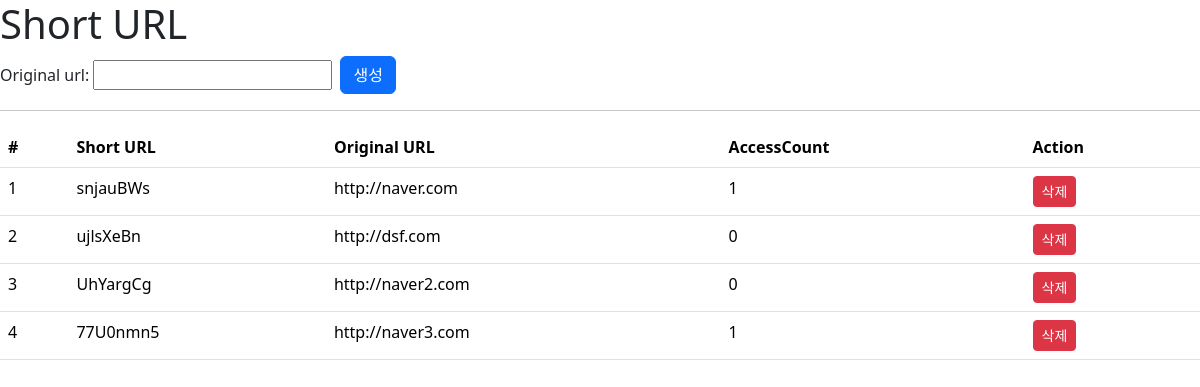
The app's page /, older data.
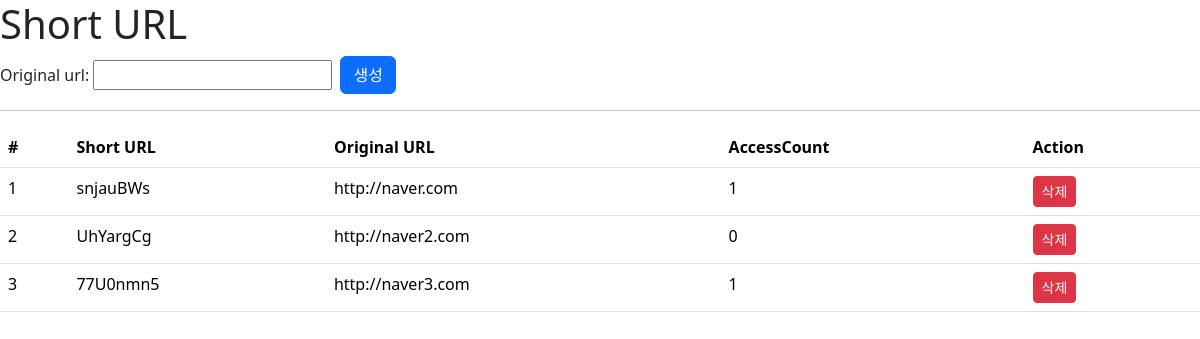
The same page, newer data.
### shortener/models.py (models this page shows, shortened)
class ShortURL(models.Model):
    code = models.CharField(max_length=8, unique=True)
    original_url = models.URLField(max_length=200)
    access_count = models.PositiveIntegerField(default=0)
    created_at = models.DateTimeField(auto_now_add = True)
    class Meta:
        app_label = "shortener"
        db_table = "short_url"

### shortener/views.py (the view)
# urls.py: path("", views.HomeView.as_view(), name = "home"),
class HomeView(View):
    def get(self, request):
        short_urls = ShortURL.objects.all()
        context = {"short_urls": short_urls, "form": ShortURLForm}
        return render(request, "home.html", context)

### shortener/templates/home.html (shortened to what this page needs)
{% extends "base.html" %}
{% block content %}
<div>
    <form action="{% url "shorten_url" %}" method="post" class="d-flex align-items-center">
        <div class="me-2">
            {{ form }}
        </div>
        <button type="submit" class="btn btn-primary btn">생성</button>
    </form>
    <hr>
    <table class="table">
        <thead>
            <tr>
                <th scope="col">#</th>
                <th scope="col">Short URL</th>
                <th scope="col">Original URL</th>
                <th scope="col">AccessCount</th>
                <th scope="col">Action</th>
            </tr>
        </thead>
        <tbody>
            {% for short_url in short_urls %}
                <tr>
                    <td>{{ forloop.counter }}</td>
                    <td>{{ short_url.code }}</td>
                    <td>{{ short_url.original_url }}</td>
                    <td>{{ short_url.access_count }}</td>
                    <td>
                        <form method="POST" action="{% url "short_url_detail" short_url.code %}" style="display: inline;">
                            <button type="submit" class="btn btn-danger btn-sm">삭제</button>
                        </form>
                    </td>
                </tr>
            {% empty %}
                <tr>
                    <td colspan="4" class="text-center">No Data Available</td>
                </tr>
            {% endfor %}
        </tbody>
    </table>
</div>
{% endblock %}

Row changes from the older to the newer data that the page shows:
removed ShortURL: code "ujlsXeBn", original_url "http://dsf.com", access_count "0"
